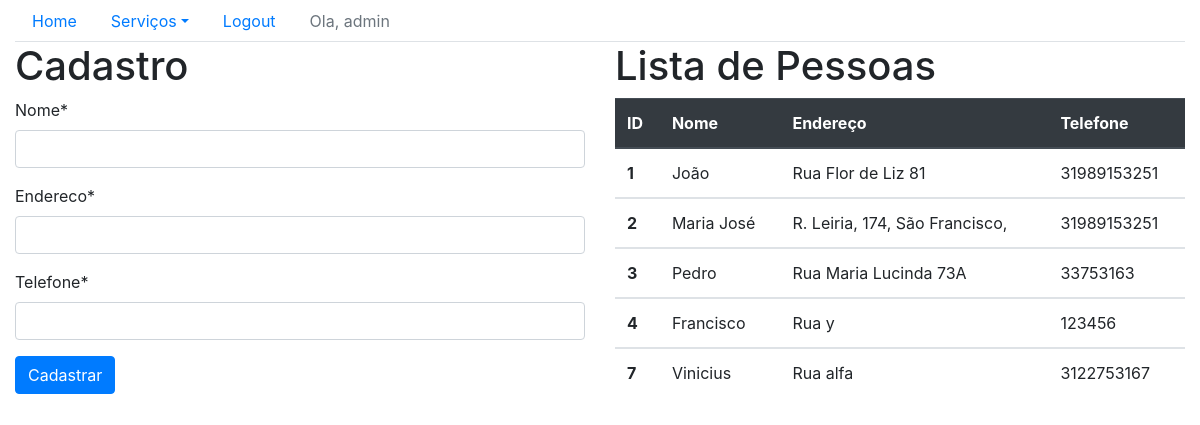
Screenshot of /sistema/pessoas/ (signed in) with the database file from the repository.
### core/models.py (models this page shows, shortened)
class Pessoa(models.Model):
    nome = models.CharField(max_length=100)
    endereco = models.CharField(max_length=200)
    telefone = models.CharField(max_length=20)

### core/views.py (the view)
# urls.py: path('pessoas/', lista_pessoas, name='core_lista_pessoas'),
@login_required
def lista_pessoas(request):
    pessoas = Pessoa.objects.all()
    form = PessoaForm()
    data = {'pessoas': pessoas, 'form': form}
    return render(request, 'core/lista_pessoas.html', data)

### core/forms.py
class PessoaForm(ModelForm):
    class Meta:
        model = Pessoa
        fields = '__all__'

### core/templates/core/lista_pessoas.html (shortened to what this page needs)
{% extends 'base.html'%}
{% load crispy_forms_tags %}
{% block main %}
    <div class="row">
        <div class="col-sm-6">
            <h1>Cadastro</h1>
            <form action="{% url 'core_pessoa_novo'%}" method="post">
                {{ form|crispy }}
                <button type="submit" class="btn btn-primary">Cadastrar</button>
            </form>
        </div>
        <div class="col-sm-6">
            <h1>Lista de Pessoas</h1>
            <table class="table table-hover">
                <thead class="thead-dark">
                    <tr>
                    <th scope="col">ID</th>
                    <th scope="col">Nome</th>
                    <th scope="col">Endereço</th>
                    <th scope="col">Telefone</th>
                    </tr>
                </thead>
                {% for pessoa in pessoas %}
                     <tbody>
                        <tr class="table-row"data-href="{% url 'core_pessoa_update' pessoa.id%}">
                                <th scope="row">{{pessoa.id}}</th>
                                <td>{{pessoa.nome}}</td>
                                <td>{{pessoa.endereco}}</td>
                                <td>{{pessoa.telefone}}</td>
                        </tr>
                    </tbody>
                {% endfor %}
            </table>
        </div>
    </div>
{% endblock main %}

### templates/base.html (shortened to what this page needs)
{%load static %}
<!DOCTYPE html>
<html lang="en">
<head>
    <link rel="stylesheet" href="{%static 'bootstrap/css/bootstrap.css'%}">
</head>
<body>
<div class="container-fluid">
    <ul class="nav nav-tabs">
    <li class="nav-item">
        <a class="nav-link" href="{%url 'core_home'%}">Home</a>
    </li>
    <li class="nav-item dropdown">
        <a class="nav-link dropdown-toggle" data-toggle="dropdown" href="#" role="button" aria-haspopup="true" aria-expanded="false">Serviços</a>
    </li>
    {% if user.is_authenticated %}
        <li class="nav-item">
            <a class="nav-link" href="{% url 'logout' %}">Logout</a>
        </li>
        <li class="nav-item">
            <a class="nav-link disabled" href="#" tabindex="-1" aria-disabled="true">Ola, {{user}}</a>
         </li>
    {% else %}
        <li class="nav-item">
            <a class="nav-link" href="{% url 'login' %}">Login</a>
        </li>
    {% endif %}
    </ul>
    {% block main %}
    {% endblock main %}
</div>
</body>
</html>

### rows the page displays
Pessoa: id "1", nome "João", endereco "Rua Flor de Liz 81", telefone "31989153251"
Pessoa: id "2", nome "Maria José", endereco "R. Leiria, 174, São Francisco,", telefone "31989153251"
Pessoa: id "3", nome "Pedro", endereco "Rua Maria Lucinda 73A", telefone "33753163"
Pessoa: id "4", nome "Francisco", endereco "Rua y", telefone "123456"
Pessoa: id "7", nome "Vinicius", endereco "Rua alfa", telefone "3122753167"

### other values shown
{{ user }} "admin"
